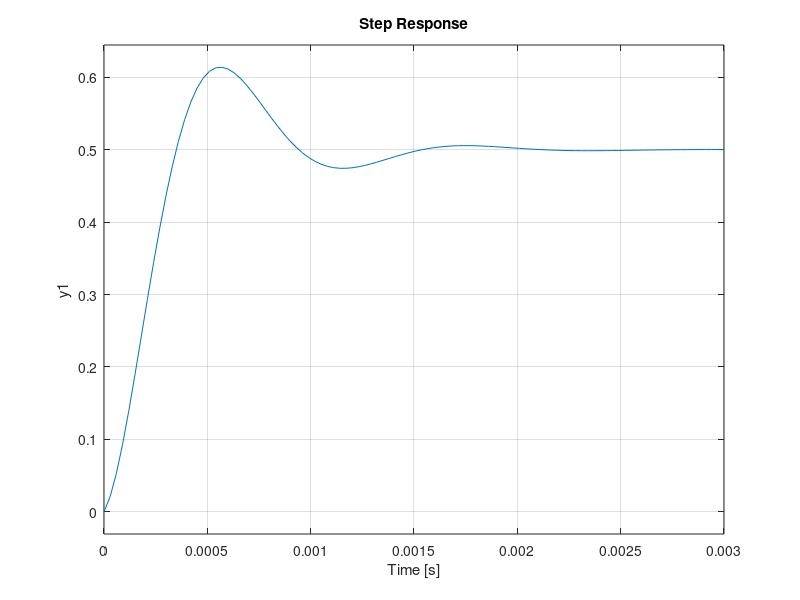

The MATLAB script that drew this image:
clear all;
close all;
clc;
r1=10000;
r2=1000;
r3=330;
r4=1000;
r5=1000;
C=100*(10^-9);
L=330*(10^-3);
G=tf([L*r5 (r1+r2+r3)*r5],[(r4+r5)*L*C*r1 (r4+r5)*(C*r1*r2+C*r1*r3+L) (r4+r5)*(r1+r2+r3)]);
step(G);